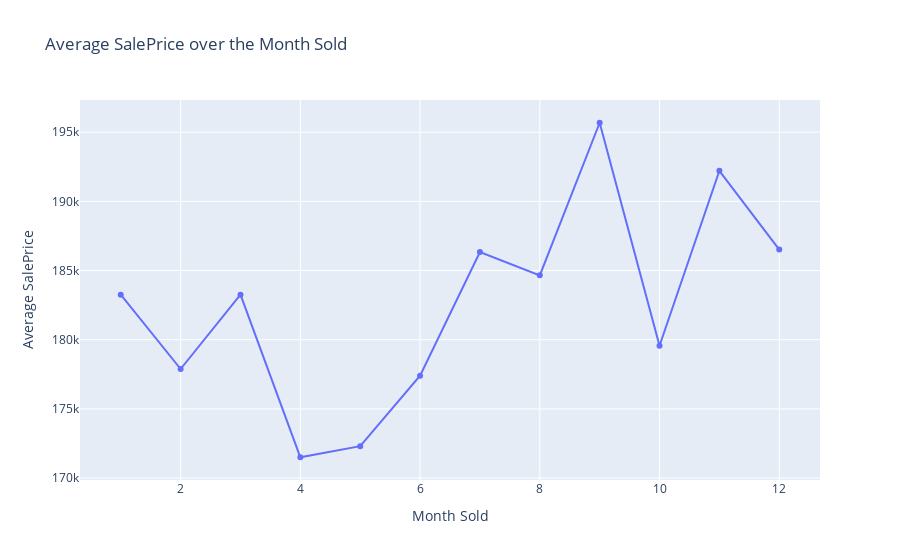

This figure's notebook cell:
### Code cell
dy=pd.DataFrame(df.groupby('MoSold')['SalePrice'].mean().reset_index().values,
                    columns=["MoSold","SalePrice"])
fig = go.Figure(layout={'title':"Average SalePrice over the Month Sold",'xaxis':{'title':"Month Sold"}
                        ,'yaxis':{'title':"Average SalePrice"}})
# Add traces
fig.add_trace(go.Scatter(x=dy.MoSold, y=dy.SalePrice))
fig.show()

### Figure 1 — Plotly figure (JSON) as saved in the notebook; plotly's stock layout.template omitted (floating-point values rounded to 4 significant figures)
{"data": [{"type": "scatter", "x": [1, 2, 3, 4, 5, 6, 7, 8, 9, 10, 11, 12], "y": [183300.0, 177882, 183300.0, 171500.0, 172300.0, 177400.0, 186300.0, 184700.0, 195700.0, 179600.0, 192200.0, 186500.0]}], "layout": {"title": {"text": "Average SalePrice over the Month Sold"}, "xaxis": {"title": {"text": "Month Sold"}}, "yaxis": {"title": {"text": "Average SalePrice"}}}}
